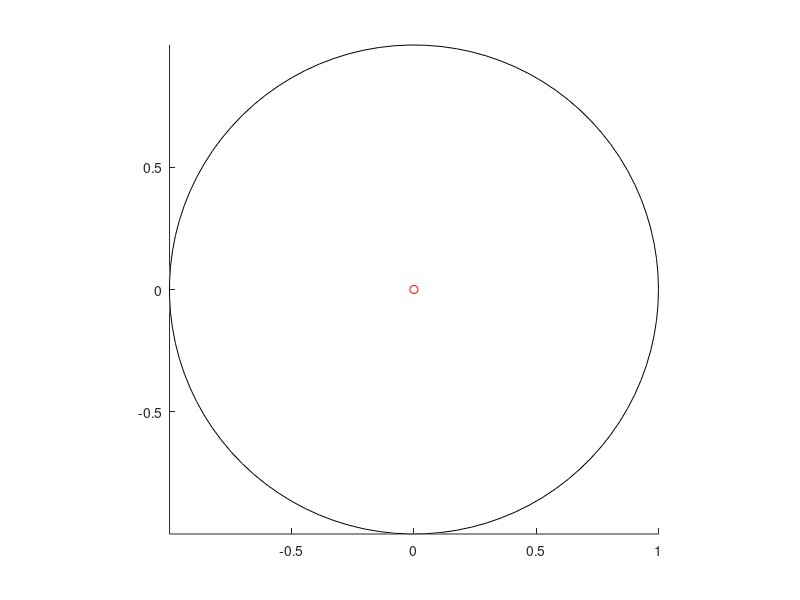

Recreate this plot in MATLAB.
centers = [0 0];
radii = [1];

colorCircle = 'k';
widthCircle = 0.01;


colorPoint = 'r';
sizeMaker = 0.1;

figure(1)
viscircles(centers, radii,...
        'Color', colorCircle,...
        'LineWidth', widthCircle)
hold on
scatter(0, 0,...
        colorPoint)

axis image